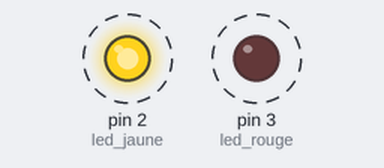
Simulated run of this sketch. Board: Arduino Uno, built with avr-gcc and run on an emulated ATmega328P. Parts: output pins drawn as LEDs (lit = HIGH). Dashed ring = blinking.

Above: at 0.5 s.
Timing chart, 0 to 4.6 s (numbered marks = the images above):
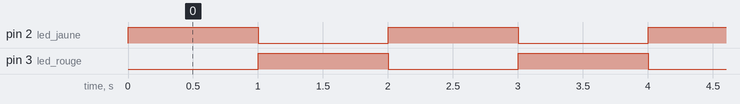

Measured:
- by itself, pin 2 (led_jaune), pin 3 (led_rouge): alternates HIGH for 1.0 s and LOW for 1.0 s

The sketch:

job6_synchrone.ino
```cpp
/*
* Auteur : Lorenzo OTTAVIANI.
* Date : 08/04/2025 15h19
* But du programme :
*    Faire clignoter deux LED de manière asynchrone toute les secondes.
* Entrée : ∅
* Sortie : Le LED clignotent de manière asynchrone sur le circuit connecté à l'ARDUINO UNO.
*/

const int led_jaune = 2;
const int led_rouge = 3;

void setup()
{
  pinMode(led_jaune, OUTPUT);
  pinMode(led_rouge, OUTPUT);
}

void loop()
{
  digitalWrite(led_jaune, HIGH);
  digitalWrite(led_rouge, LOW);
  delay(1000);
  digitalWrite(led_jaune, LOW);
  digitalWrite(led_rouge, HIGH);
  delay(1000);
}
```
